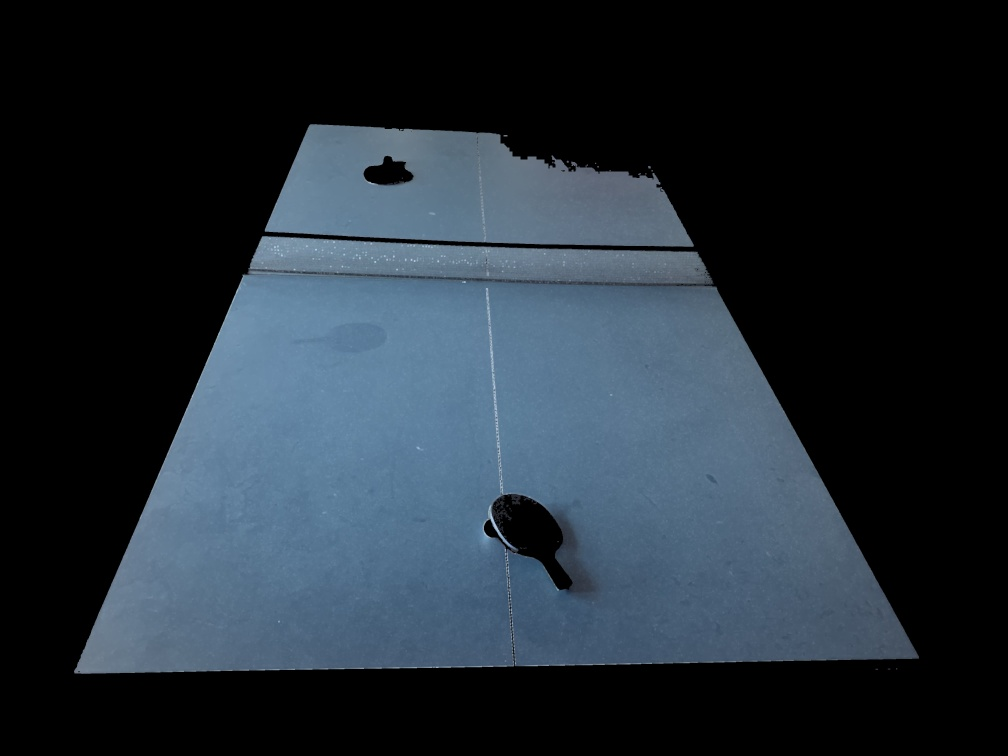
#> input picture IsolatedTable5.jpg, 1008 x 756 px
$ python CornerDetectionLines.py
#> lines starting #> are read from the running program, lines starting #| are printed output that depends on the picture; after the words box and inside, x2 and y2 are one past the last pixel; in counts of white or black regions, pixels touching at a corner belong together
import cv2
import numpy as np
from itertools import combinations

def intersection_point(rho, theta, x_max, y_max):
    a = np.cos(theta)
    b = np.sin(theta)
    x0, y0 = a * rho, b * rho

    # Intersection with top border (y=0)
    if b != 0:
        x_top = (rho - (0 * b)) / a
    else:  # Avoid division by zero
        x_top = np.inf

    # Intersection with bottom border (y=y_max)
    if b != 0:
        x_bottom = (rho - (y_max * b)) / a
    else:  # Avoid division by zero
        x_bottom = np.inf

    # Intersection with left border (x=0)
    if a != 0:
        y_left = (rho - (0 * a)) / b
    else:  # Avoid division by zero
        y_left = np.inf

    # Intersection with right border (x=x_max)
    if a != 0:
        y_right = (rho - (x_max * a)) / b
    else:  # Avoid division by zero
        y_right = np.inf

    points = []
    if 0 <= x_top <= x_max:
        points.append((int(x_top), 0))
    if 0 <= x_bottom <= x_max:
        points.append((int(x_bottom), y_max))
    if 0 <= y_left <= y_max:
        points.append((0, int(y_left)))
    if 0 <= y_right <= y_max:
        points.append((x_max, int(y_right)))

    return points

def rescaleFrame(frame, scale):
    width = int(frame.shape[1] * scale)
    height = int(frame.shape[0] * scale)
    dimensions = (width, height)
    return cv2.resize(frame, dimensions, interpolation=cv2.INTER_AREA)

img = cv2.imread('IsolatedTable5.jpg')
#> img is the input picture: shape (756, 1008, 3); mean B, G, R 54.6, 45.3, 35.1
gray = cv2.cvtColor(img, cv2.COLOR_BGR2GRAY)
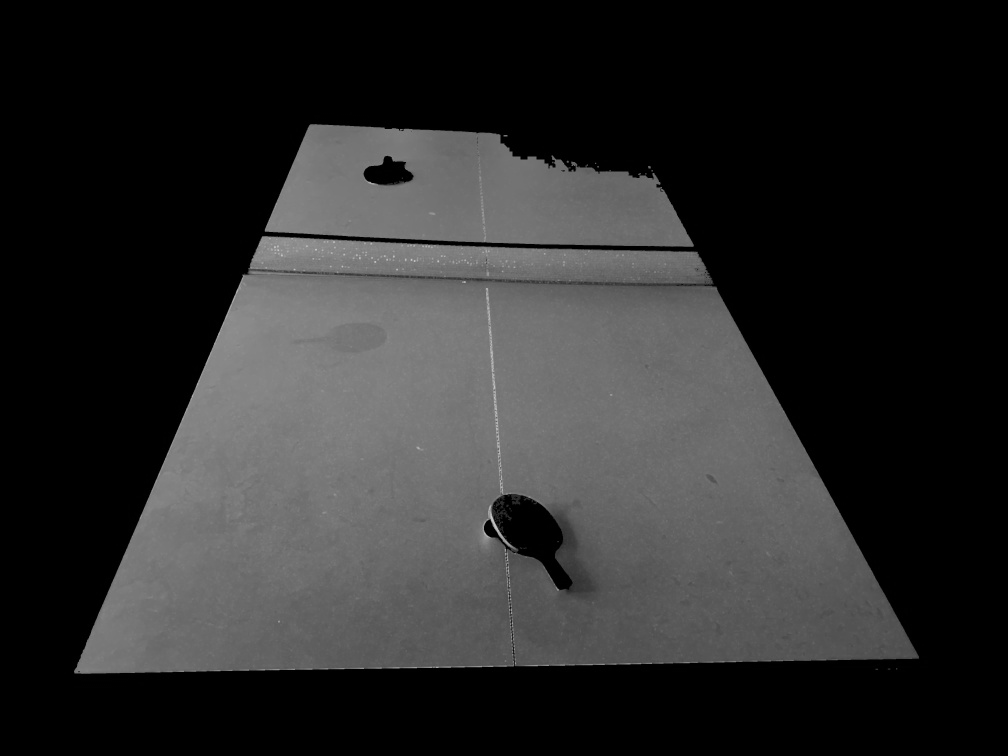
#> gray: shape (756, 1008); min 0, max 201, mean 43.3

# Dialate the image
kernel = np.ones((3, 3), np.uint8)
dilation = cv2.dilate(img,kernel,iterations = 2)
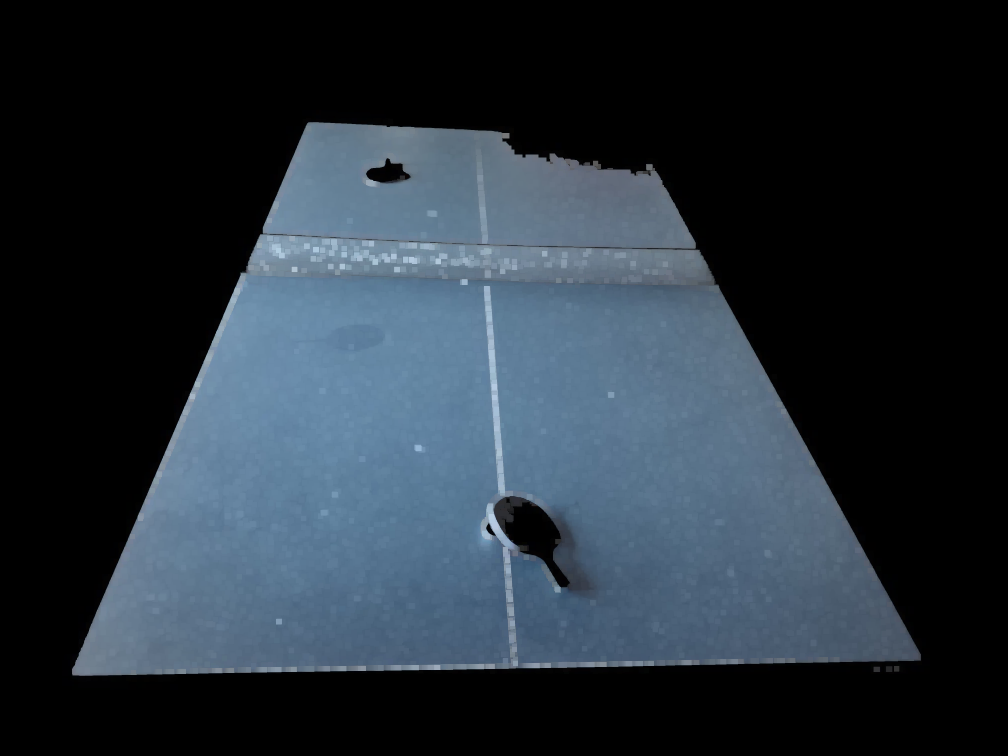
#> dilation: shape (756, 1008, 3); mean B, G, R 58.1, 48.6, 38.3

# Opening and Closing
kernel = np.ones((9, 9), np.uint8)
for i in range(100):
    dilation = cv2.morphologyEx(dilation, cv2.MORPH_OPEN, kernel)
    dilation = cv2.morphologyEx(dilation, cv2.MORPH_CLOSE, kernel)

# Closing
kernel = np.ones((9, 9), np.uint8)
for i in range(100):
    dilation = cv2.morphologyEx(dilation, cv2.MORPH_CLOSE, kernel)

# Hough Line Transform
edges = cv2.Canny(dilation, 100, 200)
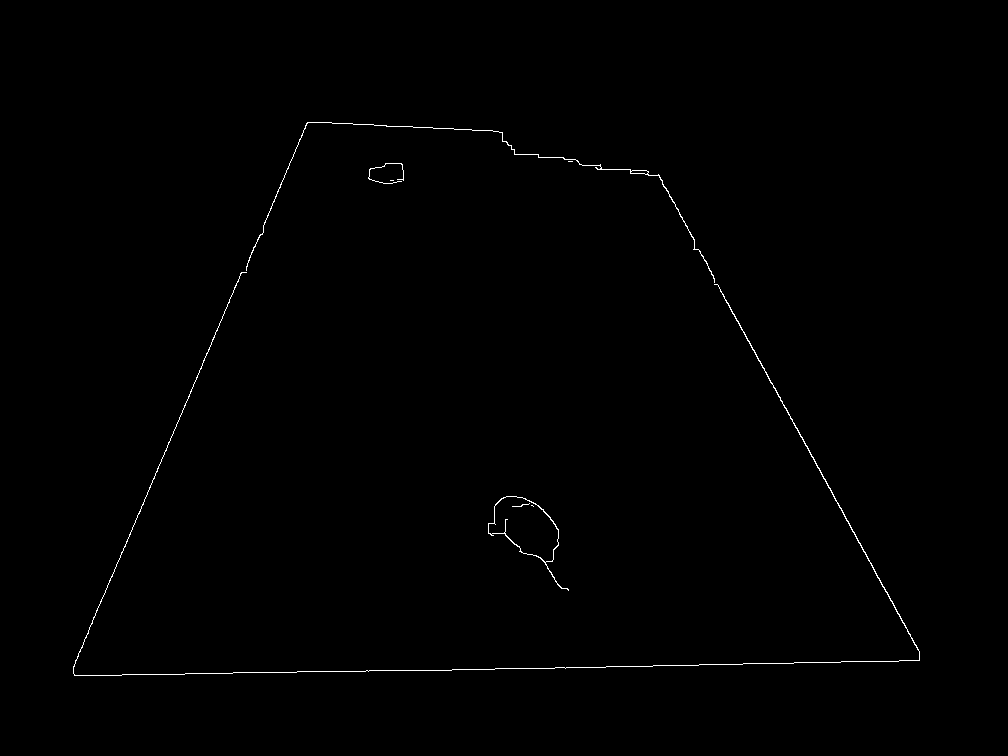
#> edges: shape (756, 1008); 0.4% white in thin lines or dots, all inside (x1, y1, x2, y2) = (73, 122, 920, 676)
lines = cv2.HoughLines(edges, 1, np.pi/180, 200)
#> lines = [[677, 1.55], [328, 0.401], [-489, 2.64]]

# Extend the lines across the entire image
for line in lines:
    rho, theta = line[0]
    intersections = intersection_point(rho, theta, img.shape[1], img.shape[0])
    if len(intersections) == 2:  # We need exactly two points to draw a line
        cv2.line(img, intersections[0], intersections[1], (0, 0, 255), 2)
#> this loop made 3 passes
#> (rho, theta, a in intersection_point, b in intersection_point, x0 in intersection_point, y0 in intersection_point, x_top in intersection_point, x_bottom in intersection_point) on passes 1 to 3: (677, 1.55, 0.0175, 1, 11.82, 676.9, 38791.3, -4520), (328, 0.401, 0.921, 0.391, 301.9, 128.2, 356.3, 35.42), (-489, 2.64, -0.875, 0.485, 427.7, -237.1, 559.1, 978.2)
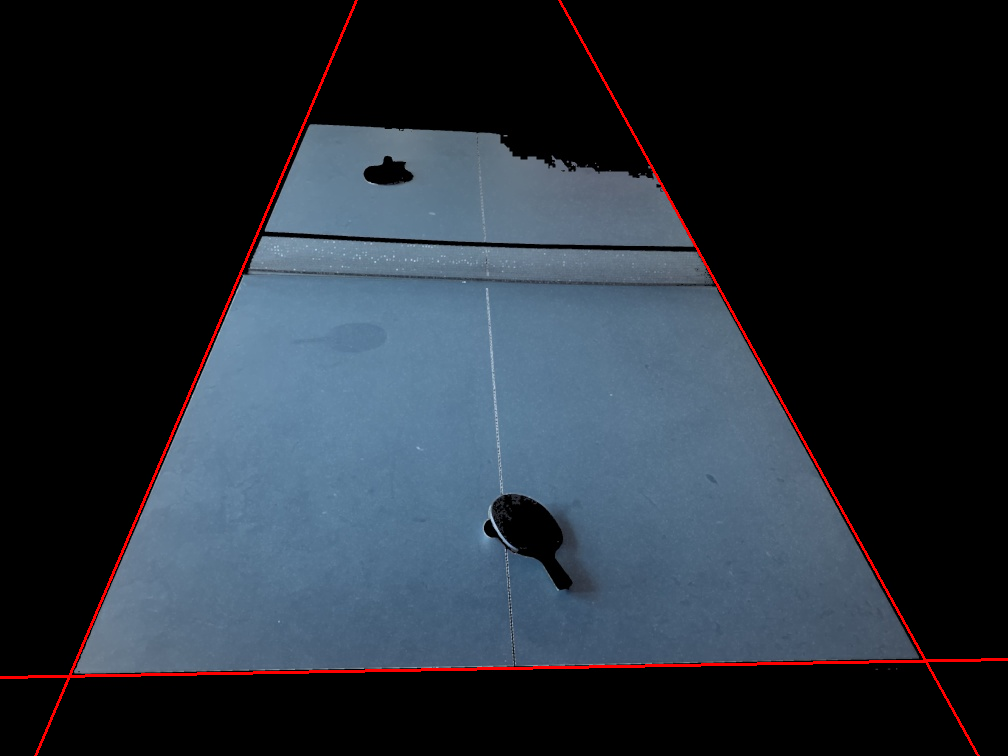
#> img: shape (756, 1008, 3); 0.99% of pixels changed, all inside (x1, y1, x2, y2) = (0, 0, 1008, 756)

# Draw the lines on the Isolated Table image
cv2.imshow("Shapes with Lines", img)
cv2.waitKey(0)
cv2.destroyAllWindows()

# Morphology
cv2.imshow("Morphology", dilation)
cv2.waitKey(0)
cv2.destroyAllWindows()

$ run again, with IsolatedTable2.jpg copied over IsolatedTable5.jpg
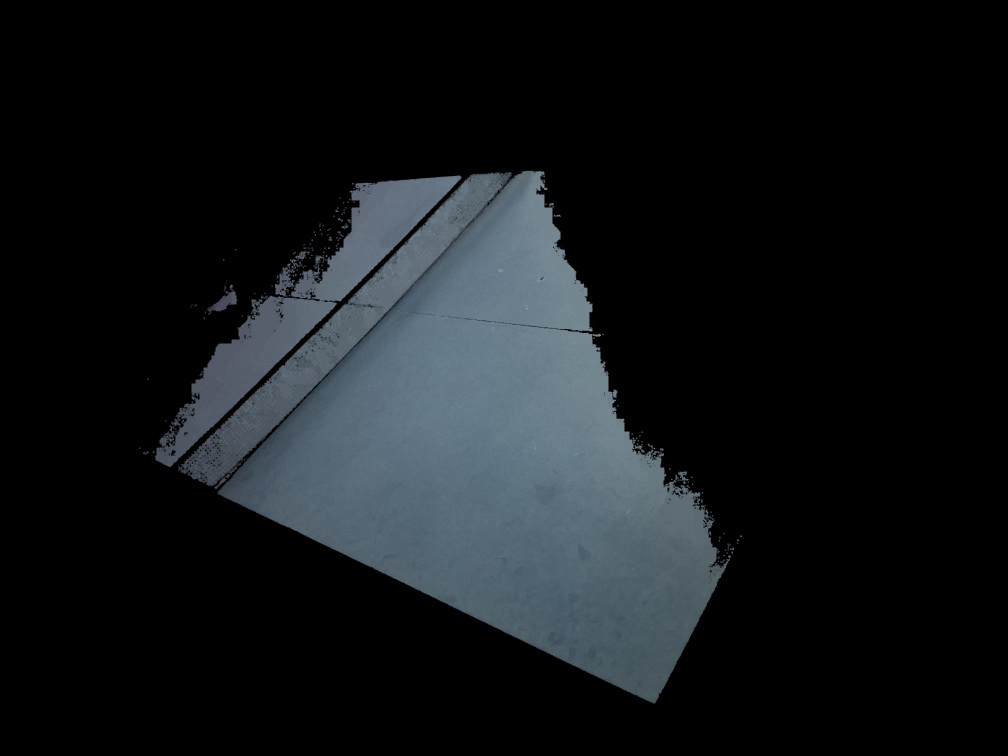
#> input picture IsolatedTable2.jpg, 1008 x 756 px
#> img is the input picture: shape (756, 1008, 3); mean B, G, R 25.4, 22.8, 19.3
#> `edges = cv2.Canny(dilation, 100, 200)`:
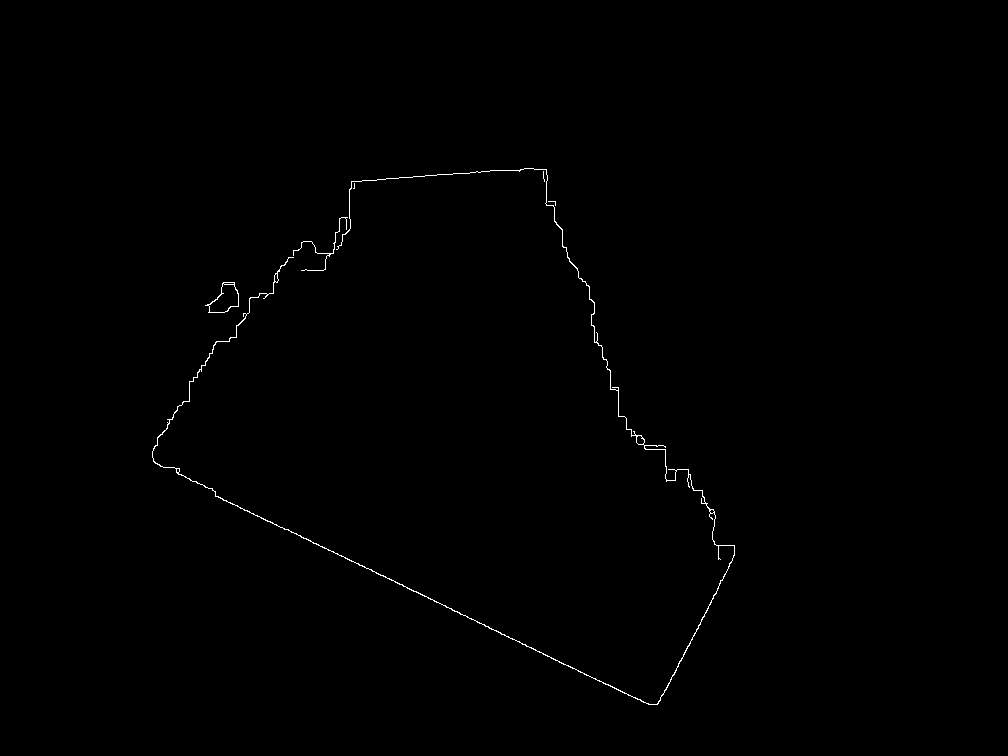
#> edges: shape (756, 1008); 0.34% white in thin lines or dots, all inside (x1, y1, x2, y2) = (152, 168, 735, 705)
#> lines = [[349, 2.02]]
#> the loop `for line in lines:` made 1 pass
#> (rho, theta, a in intersection_point, b in intersection_point, x0 in intersection_point, y0 in intersection_point, x_top in intersection_point, x_bottom in intersection_point) on pass 1: (349, 2.02, -0.438, 0.899, -153, 313.7, -796.1, 753.9)
#> after the loop `for line in lines:`:
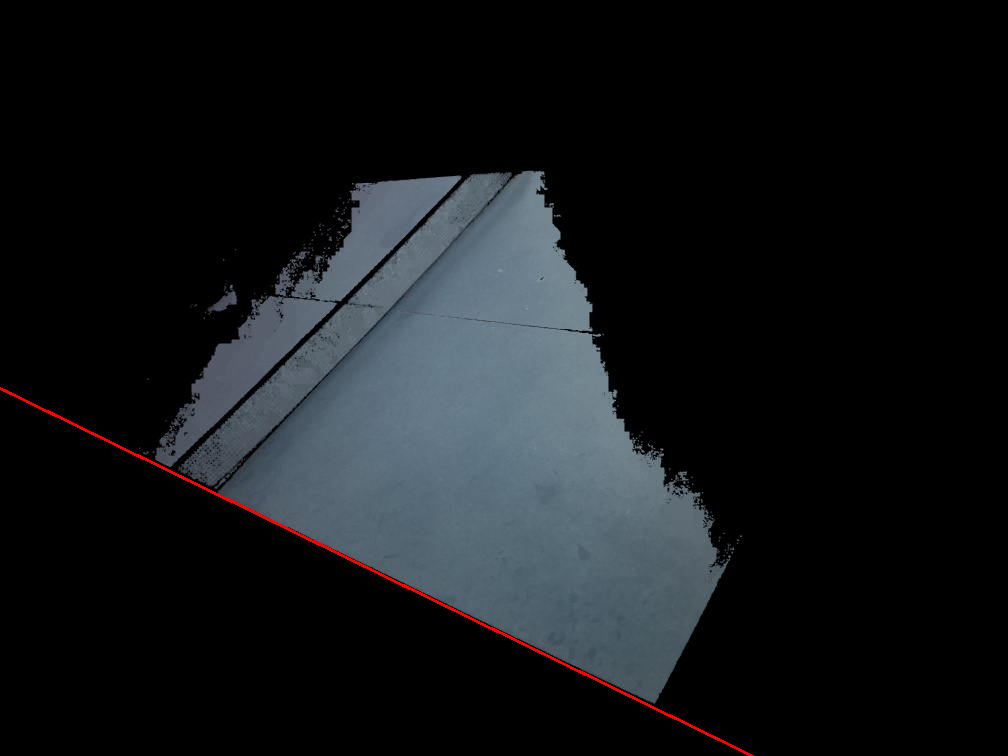
#> img: shape (756, 1008, 3); 0.3% of pixels changed, all inside (x1, y1, x2, y2) = (0, 387, 754, 756)
